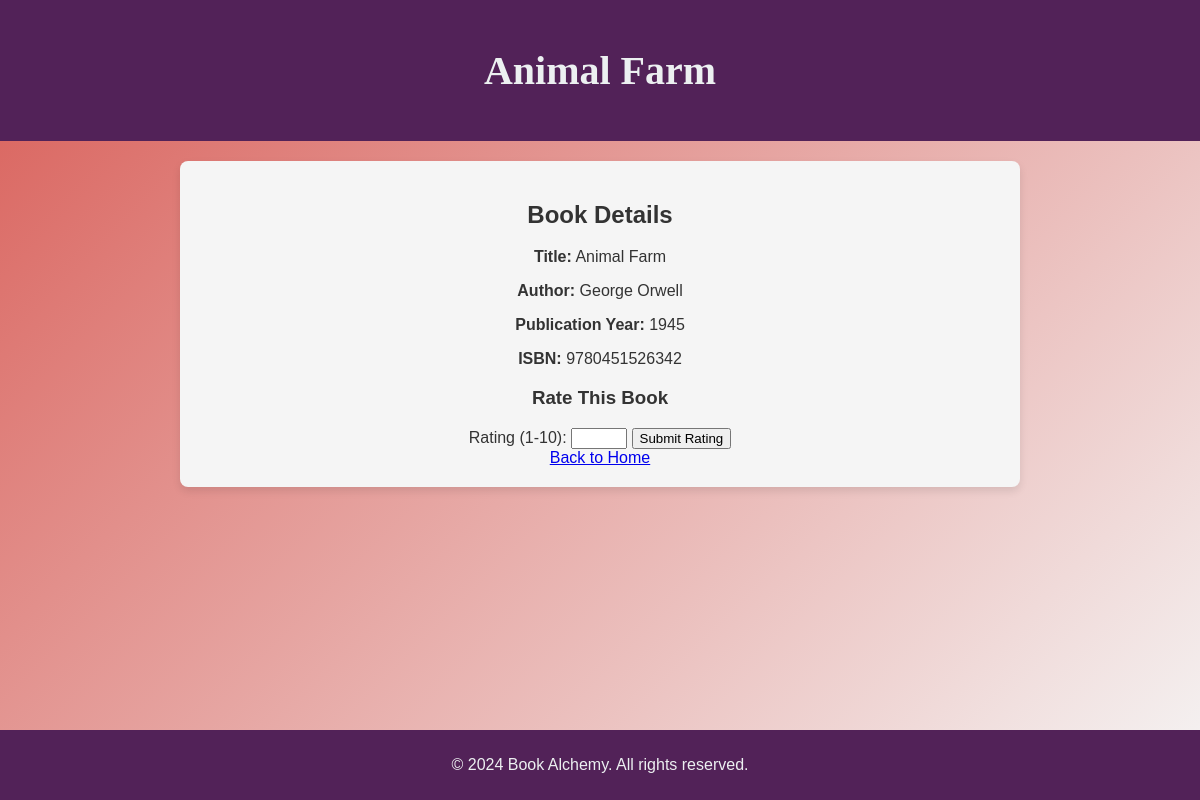
/book/4, run on the app's committed database.
### data_models.py (models this page shows, shortened)
class Book(db.Model):
    __tablename__ = 'books'
    id = db.Column(db.Integer, primary_key=True)
    isbn = db.Column(db.String(13), unique=True, nullable=False)
    title = db.Column(db.String(200), nullable=False)
    publication_year = db.Column(db.Integer, nullable=False)
    author_id = db.Column(db.Integer,
                          db.ForeignKey('authors.id', ondelete="CASCADE"), nullable=False)
    rating = db.Column(db.Integer, nullable=True)

class Author(db.Model):
    __tablename__ = 'authors'
    id = db.Column(db.Integer, primary_key=True)
    name = db.Column(db.String(150), nullable=False)
    birth_date = db.Column(db.Date, nullable=True)
    date_of_death = db.Column(db.Date, nullable=True)
    books = db.relationship('Book', backref='author', cascade="all, delete-orphan")

### app.py (the view)
@app.route('/book/<int:book_id>')
def book_detail(book_id):
    book = Book.query.get_or_404(book_id)
    return render_template('book_detail.html', book=book)

### templates/book_detail.html (shortened to what this page needs)
<!DOCTYPE html>
<html lang="en">
<head>
    <link rel="stylesheet" href="{{ url_for('static', filename='css/style.css') }}">
</head>
<body>
    <header class="header">
        <h1>{{ book.title }}</h1>
    </header>
    <main class="main-content">
        <h2>Book Details</h2>
        <p><strong>Title:</strong> {{ book.title }}</p>
        <p><strong>Author:</strong> {{ book.author.name }}</p>
        <p><strong>Publication Year:</strong> {{ book.publication_year }}</p>
        <p><strong>ISBN:</strong> {{ book.isbn }}</p>
        <h3>Rate This Book</h3>
        <form method="POST" action="{{ url_for('rate_book', book_id=book.id) }}">
            <label for="rating">Rating (1-10):</label>
            <input type="number" id="rating" name="rating" min="1" max="10" required>
            <button type="submit">Submit Rating</button>
        </form>
        <a href="{{ url_for('home') }}" class="button">Back to Home</a>
    </main>
    <footer class="footer">
        <p>&copy; 2024 Book Alchemy. All rights reserved.</p>
    </footer>
</body>
</html>

### static/css/style.css (style rules this page uses)
body { font-family: 'Arial', sans-serif; background: linear-gradient(135deg, #D95F59, #f5f5f5); color: #333; margin: 0; padding: 0; display: flex; flex-direction: column; align-items: center; min-height: 100vh; }
.header { width: 100%; background-color: #522258; color: #ecf0f1; text-align: center; padding: 20px 0; }
.header h1 { font-size: 2.5rem; font-family: 'Georgia', serif; }
.main-content { width: 80%; max-width: 800px; margin: 20px 0; padding: 20px; background-color: #f5f5f5; border-radius: 8px; box-shadow: 0 4px 8px rgba(0, 0, 0, 0.1); text-align: center; }
.footer { width: 100%; background-color: #522258; color: #ecf0f1; text-align: center; padding: 10px 0; margin-top: auto; }
.main-content { animation: fadeIn 1s ease; }

### data on the page
Book: title "Animal Farm", publication_year "1945", isbn "9780451526342"
Author: author.name "George Orwell"
